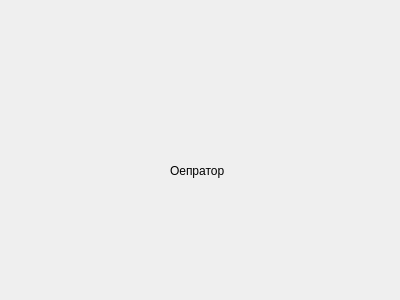
<?xml version="1.0" encoding="UTF-8"?>
<ui version="4.0">
 <class>Dialog</class>
 <widget class="QDialog" name="Dialog">
  <property name="geometry">
   <rect>
    <x>0</x>
    <y>0</y>
    <width>400</width>
    <height>300</height>
   </rect>
  </property>
  <property name="windowTitle">
   <string>Dialog</string>
  </property>
  <widget class="QLabel" name="label">
   <property name="geometry">
    <rect>
     <x>170</x>
     <y>150</y>
     <width>101</width>
     <height>41</height>
    </rect>
   </property>
   <property name="text">
    <string>Оепратор</string>
   </property>
  </widget>
 </widget>
 <resources/>
 <connections/>
</ui>
